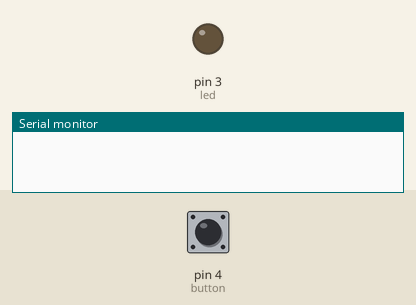
A sketch run on a simulated Arduino Uno, built with avr-gcc and run on an emulated ATmega328P. On the bench: output pins drawn as LEDs (lit = HIGH), the last lines printed to the serial monitor. Inputs (shaded band) come from the test bench; at power-on: pin 4 (button) LOW.

Above: at 1.2 s.
1.3 s: pin 4 (button) pulled HIGH for 1 s
At 2.7 s:
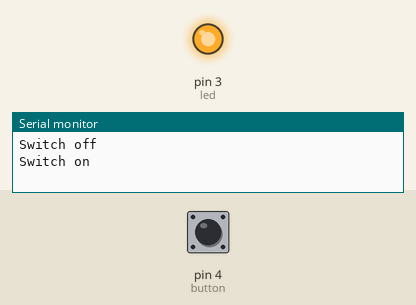
3.8 s: pin 4 (button) pulled HIGH for 0.15 s
At 5.0 s:
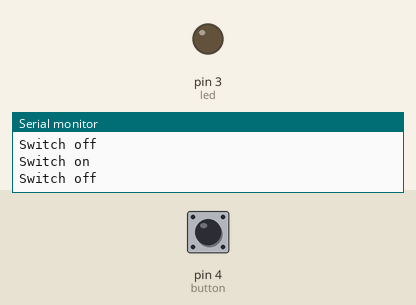
5.4 s: pin 4 (button) pulled HIGH for 3.2 s
At 9.9 s:
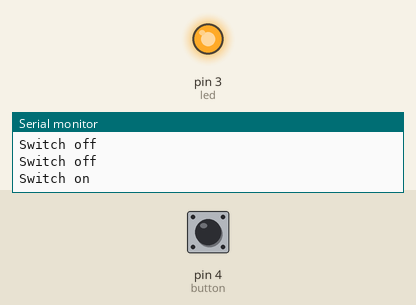
Timing chart, 0 to 11.4 s (numbered marks = the images above; inputs shaded):
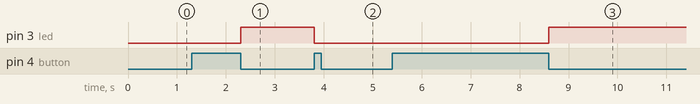

Measured:
- after the input at 1.3 s, pin 3 (led): LOW → HIGH after 1.0 s
- after the input at 3.8 s, pin 3 (led): HIGH → LOW at once
- after the input at 5.4 s, pin 3 (led): LOW → HIGH after 3.2 s

The sketch:

SwitchDeBounce.ino
```cpp
int led = 3; // Digital pin 3
int button = 4; // Digital pin 4
int previous = LOW; // Previous state
int time = 0; // Time since last press
int debounce = 200; // Time to wait for signal to settle

void setup() {
  Serial.begin(9600);
  pinMode(led, OUTPUT); // Make pin 3 an output
  pinMode(button, INPUT); // Make pin 4 an input
}

void loop() {
  int reading = digitalRead(button);

  // If button chnage and a certain amount of time has passed
  if (reading != previous && millis() - time > debounce) {
    if (reading == LOW) {
      digitalWrite(led,HIGH); // Turn LED on
      Serial.println("Switch on");
    }
    else {
      digitalWrite(led,LOW); // Turn LED off
      Serial.println("Switch off");
    }
    time = millis(); // Get current time
  }

  previous = reading;
}
```
